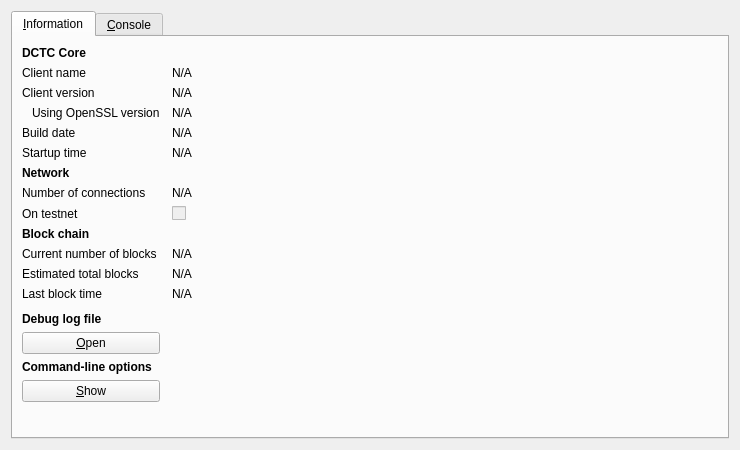
<?xml version="1.0" encoding="UTF-8"?>
<ui version="4.0">
 <class>RPCConsole</class>
 <widget class="QDialog" name="RPCConsole">
  <property name="geometry">
   <rect>
    <x>0</x>
    <y>0</y>
    <width>740</width>
    <height>450</height>
   </rect>
  </property>
  <property name="windowTitle">
   <string>DCTC - Debug window</string>
  </property>
  <layout class="QVBoxLayout" name="verticalLayout_2">
   <item>
    <widget class="QTabWidget" name="tabWidget">
     <property name="currentIndex">
      <number>0</number>
     </property>
     <widget class="QWidget" name="tab_info">
      <attribute name="title">
       <string>&amp;Information</string>
      </attribute>
      <layout class="QGridLayout" name="gridLayout" columnstretch="0,1">
       <property name="horizontalSpacing">
        <number>12</number>
       </property>
       <item row="0" column="0">
        <widget class="QLabel" name="label_9">
         <property name="font">
          <font>
           <weight>75</weight>
           <bold>true</bold>
          </font>
         </property>
         <property name="text">
          <string>DCTC Core</string>
         </property>
        </widget>
       </item>
       <item row="1" column="0">
        <widget class="QLabel" name="label_5">
         <property name="text">
          <string>Client name</string>
         </property>
        </widget>
       </item>
       <item row="1" column="1">
        <widget class="QLabel" name="clientName">
         <property name="cursor">
          <cursorShape>IBeamCursor</cursorShape>
         </property>
         <property name="text">
          <string>N/A</string>
         </property>
         <property name="textFormat">
          <enum>Qt::PlainText</enum>
         </property>
         <property name="textInteractionFlags">
          <set>Qt::LinksAccessibleByMouse|Qt::TextSelectableByKeyboard|Qt::TextSelectableByMouse</set>
         </property>
        </widget>
       </item>
       <item row="2" column="0">
        <widget class="QLabel" name="label_6">
         <property name="text">
          <string>Client version</string>
         </property>
        </widget>
       </item>
       <item row="2" column="1">
        <widget class="QLabel" name="clientVersion">
         <property name="cursor">
          <cursorShape>IBeamCursor</cursorShape>
         </property>
         <property name="text">
          <string>N/A</string>
         </property>
         <property name="textFormat">
          <enum>Qt::PlainText</enum>
         </property>
         <property name="textInteractionFlags">
          <set>Qt::LinksAccessibleByMouse|Qt::TextSelectableByKeyboard|Qt::TextSelectableByMouse</set>
         </property>
        </widget>
       </item>
       <item row="3" column="0">
        <widget class="QLabel" name="label_14">
         <property name="text">
          <string>Using OpenSSL version</string>
         </property>
         <property name="indent">
          <number>10</number>
         </property>
        </widget>
       </item>
       <item row="3" column="1">
        <widget class="QLabel" name="openSSLVersion">
         <property name="cursor">
          <cursorShape>IBeamCursor</cursorShape>
         </property>
         <property name="text">
          <string>N/A</string>
         </property>
         <property name="textFormat">
          <enum>Qt::PlainText</enum>
         </property>
         <property name="textInteractionFlags">
          <set>Qt::LinksAccessibleByMouse|Qt::TextSelectableByKeyboard|Qt::TextSelectableByMouse</set>
         </property>
        </widget>
       </item>
       <item row="4" column="0">
        <widget class="QLabel" name="label_12">
         <property name="text">
          <string>Build date</string>
         </property>
        </widget>
       </item>
       <item row="4" column="1">
        <widget class="QLabel" name="buildDate">
         <property name="cursor">
          <cursorShape>IBeamCursor</cursorShape>
         </property>
         <property name="text">
          <string>N/A</string>
         </property>
         <property name="textFormat">
          <enum>Qt::PlainText</enum>
         </property>
         <property name="textInteractionFlags">
          <set>Qt::LinksAccessibleByMouse|Qt::TextSelectableByKeyboard|Qt::TextSelectableByMouse</set>
         </property>
        </widget>
       </item>
       <item row="5" column="0">
        <widget class="QLabel" name="label_13">
         <property name="text">
          <string>Startup time</string>
         </property>
        </widget>
       </item>
       <item row="5" column="1">
        <widget class="QLabel" name="startupTime">
         <property name="cursor">
          <cursorShape>IBeamCursor</cursorShape>
         </property>
         <property name="text">
          <string>N/A</string>
         </property>
         <property name="textFormat">
          <enum>Qt::PlainText</enum>
         </property>
         <property name="textInteractionFlags">
          <set>Qt::LinksAccessibleByMouse|Qt::TextSelectableByKeyboard|Qt::TextSelectableByMouse</set>
         </property>
        </widget>
       </item>
       <item row="6" column="0">
        <widget class="QLabel" name="label_11">
         <property name="font">
          <font>
           <weight>75</weight>
           <bold>true</bold>
          </font>
         </property>
         <property name="text">
          <string>Network</string>
         </property>
        </widget>
       </item>
       <item row="7" column="0">
        <widget class="QLabel" name="label_7">
         <property name="text">
          <string>Number of connections</string>
         </property>
        </widget>
       </item>
       <item row="7" column="1">
        <widget class="QLabel" name="numberOfConnections">
         <property name="cursor">
          <cursorShape>IBeamCursor</cursorShape>
         </property>
         <property name="text">
          <string>N/A</string>
         </property>
         <property name="textFormat">
          <enum>Qt::PlainText</enum>
         </property>
         <property name="textInteractionFlags">
          <set>Qt::LinksAccessibleByMouse|Qt::TextSelectableByKeyboard|Qt::TextSelectableByMouse</set>
         </property>
        </widget>
       </item>
       <item row="8" column="0">
        <widget class="QLabel" name="label_8">
         <property name="text">
          <string>On testnet</string>
         </property>
        </widget>
       </item>
       <item row="8" column="1">
        <widget class="QCheckBox" name="isTestNet">
         <property name="enabled">
          <bool>false</bool>
         </property>
         <property name="text">
          <string/>
         </property>
        </widget>
       </item>
       <item row="9" column="0">
        <widget class="QLabel" name="label_10">
         <property name="font">
          <font>
           <weight>75</weight>
           <bold>true</bold>
          </font>
         </property>
         <property name="text">
          <string>Block chain</string>
         </property>
        </widget>
       </item>
       <item row="10" column="0">
        <widget class="QLabel" name="label_3">
         <property name="text">
          <string>Current number of blocks</string>
         </property>
        </widget>
       </item>
       <item row="10" column="1">
        <widget class="QLabel" name="numberOfBlocks">
         <property name="cursor">
          <cursorShape>IBeamCursor</cursorShape>
         </property>
         <property name="text">
          <string>N/A</string>
         </property>
         <property name="textFormat">
          <enum>Qt::PlainText</enum>
         </property>
         <property name="textInteractionFlags">
          <set>Qt::LinksAccessibleByMouse|Qt::TextSelectableByKeyboard|Qt::TextSelectableByMouse</set>
         </property>
        </widget>
       </item>
       <item row="11" column="0">
        <widget class="QLabel" name="label_4">
         <property name="text">
          <string>Estimated total blocks</string>
         </property>
        </widget>
       </item>
       <item row="11" column="1">
        <widget class="QLabel" name="totalBlocks">
         <property name="cursor">
          <cursorShape>IBeamCursor</cursorShape>
         </property>
         <property name="text">
          <string>N/A</string>
         </property>
         <property name="textFormat">
          <enum>Qt::PlainText</enum>
         </property>
         <property name="textInteractionFlags">
          <set>Qt::LinksAccessibleByMouse|Qt::TextSelectableByKeyboard|Qt::TextSelectableByMouse</set>
         </property>
        </widget>
       </item>
       <item row="12" column="0">
        <widget class="QLabel" name="label_2">
         <property name="text">
          <string>Last block time</string>
         </property>
        </widget>
       </item>
       <item row="12" column="1">
        <widget class="QLabel" name="lastBlockTime">
         <property name="cursor">
          <cursorShape>IBeamCursor</cursorShape>
         </property>
         <property name="text">
          <string>N/A</string>
         </property>
         <property name="textFormat">
          <enum>Qt::PlainText</enum>
         </property>
         <property name="textInteractionFlags">
          <set>Qt::LinksAccessibleByMouse|Qt::TextSelectableByKeyboard|Qt::TextSelectableByMouse</set>
         </property>
        </widget>
       </item>
       <item row="13" column="0">
        <spacer name="verticalSpacer_2">
         <property name="orientation">
          <enum>Qt::Vertical</enum>
         </property>
         <property name="sizeHint" stdset="0">
          <size>
           <width>20</width>
           <height>20</height>
          </size>
         </property>
        </spacer>
       </item>
       <item row="14" column="0">
        <widget class="QLabel" name="labelDebugLogfile">
         <property name="font">
          <font>
           <weight>75</weight>
           <bold>true</bold>
          </font>
         </property>
         <property name="text">
          <string>Debug log file</string>
         </property>
        </widget>
       </item>
       <item row="15" column="0">
        <widget class="QPushButton" name="openDebugLogfileButton">
         <property name="toolTip">
          <string>Open the DCTC debug log file from the current data directory. This can take a few seconds for large log files.</string>
         </property>
         <property name="text">
          <string>&amp;Open</string>
         </property>
         <property name="autoDefault">
          <bool>false</bool>
         </property>
        </widget>
       </item>
       <item row="16" column="0">
        <widget class="QLabel" name="labelCLOptions">
         <property name="font">
          <font>
           <weight>75</weight>
           <bold>true</bold>
          </font>
         </property>
         <property name="text">
          <string>Command-line options</string>
         </property>
        </widget>
       </item>
       <item row="17" column="0">
        <widget class="QPushButton" name="showCLOptionsButton">
         <property name="toolTip">
          <string>Show the DCTC-Qt help message to get a list with possible DCTC command-line options.</string>
         </property>
         <property name="text">
          <string>&amp;Show</string>
         </property>
         <property name="autoDefault">
          <bool>false</bool>
         </property>
        </widget>
       </item>
       <item row="18" column="0">
        <spacer name="verticalSpacer">
         <property name="orientation">
          <enum>Qt::Vertical</enum>
         </property>
         <property name="sizeHint" stdset="0">
          <size>
           <width>20</width>
           <height>40</height>
          </size>
         </property>
        </spacer>
       </item>
      </layout>
     </widget>
     <widget class="QWidget" name="tab_console">
      <attribute name="title">
       <string>&amp;Console</string>
      </attribute>
      <layout class="QVBoxLayout" name="verticalLayout_3">
       <property name="spacing">
        <number>3</number>
       </property>
       <item>
        <widget class="QTextEdit" name="messagesWidget">
         <property name="minimumSize">
          <size>
           <width>0</width>
           <height>100</height>
          </size>
         </property>
         <property name="readOnly">
          <bool>true</bool>
         </property>
         <property name="tabKeyNavigation" stdset="0">
          <bool>false</bool>
         </property>
         <property name="columnCount" stdset="0">
          <number>2</number>
         </property>
        </widget>
       </item>
       <item>
        <layout class="QHBoxLayout" name="horizontalLayout">
         <property name="spacing">
          <number>3</number>
         </property>
         <item>
          <widget class="QLabel" name="label">
           <property name="text">
            <string notr="true">&gt;</string>
           </property>
          </widget>
         </item>
         <item>
          <widget class="QLineEdit" name="lineEdit"/>
         </item>
         <item>
          <widget class="QPushButton" name="clearButton">
           <property name="maximumSize">
            <size>
             <width>24</width>
             <height>24</height>
            </size>
           </property>
           <property name="toolTip">
            <string>Clear console</string>
           </property>
           <property name="text">
            <string/>
           </property>
           <property name="icon">
            <iconset resource="../bitcoin.qrc">
             <normaloff>:/icons/remove</normaloff>:/icons/remove</iconset>
           </property>
           <property name="shortcut">
            <string notr="true">Ctrl+L</string>
           </property>
           <property name="autoDefault">
            <bool>false</bool>
           </property>
          </widget>
         </item>
        </layout>
       </item>
      </layout>
     </widget>
    </widget>
   </item>
  </layout>
 </widget>
 <resources>
  <include location="../bitcoin.qrc"/>
 </resources>
 <connections/>
</ui>
